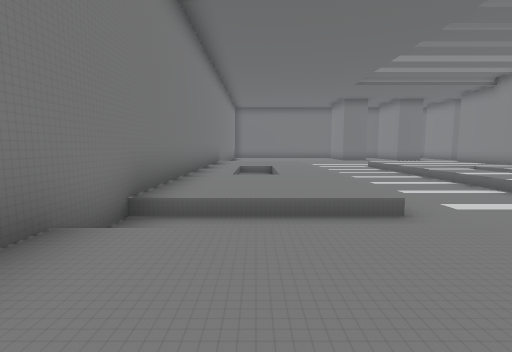
[1] (above)

19 first-person views from a walk through a 3-D level made in the Godot game engine. The camera is 1.3 m above the floor, tilts 6° down and sees 85° across. The floor is counted in squares, 2 m on a side. Each view is taken from the middle of a square. On the plan, view 1 faces up. The plan holds only what a view shows up to about 9 squares ahead; the rest is blank. The place goes on beyond the plan.

[2]
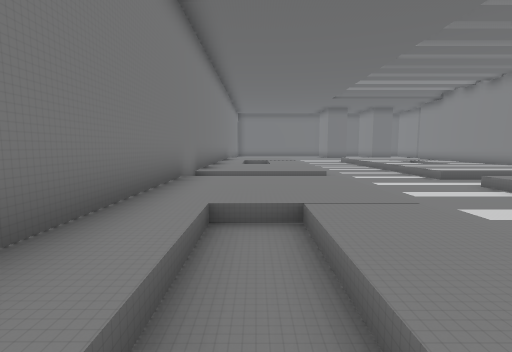

[3]
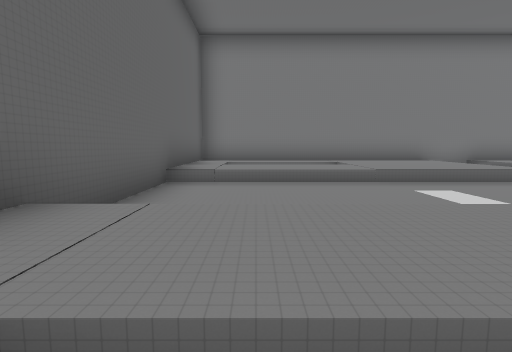

[4]
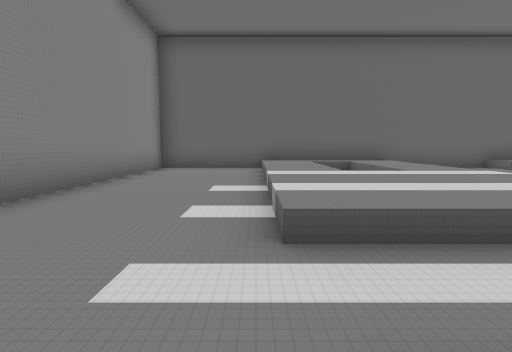

[5]
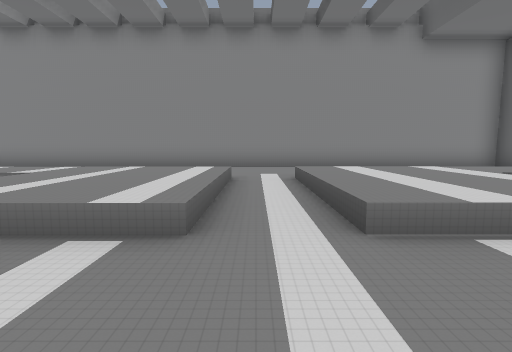

[6]
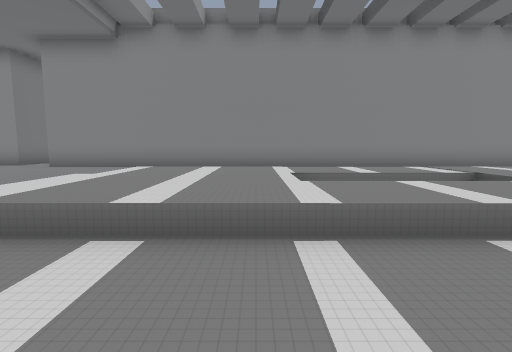

[7]
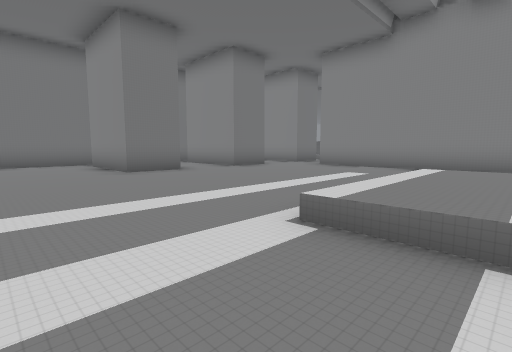

[8]
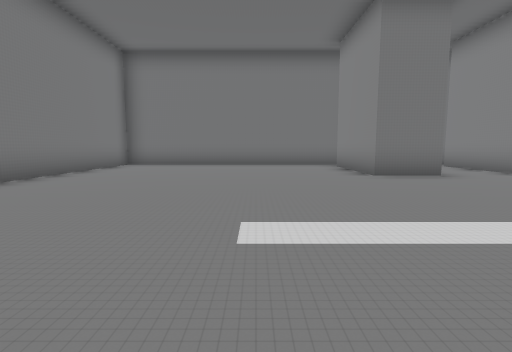

[9]
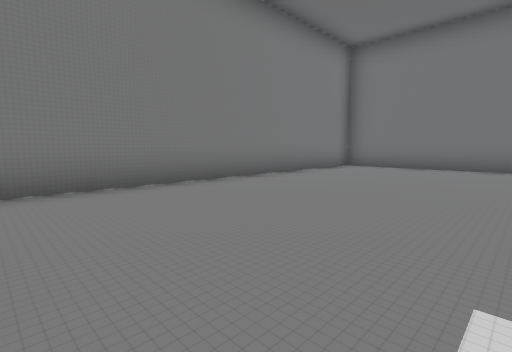

[10]
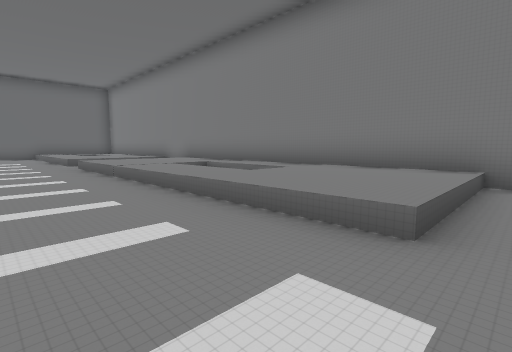

[11]
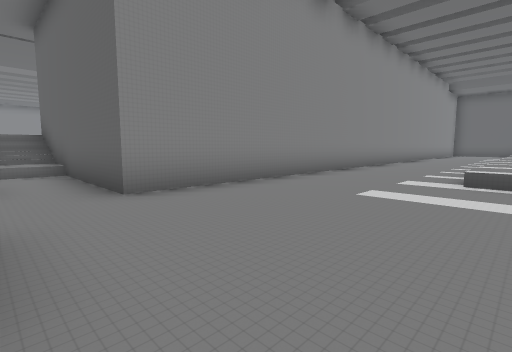

[12]
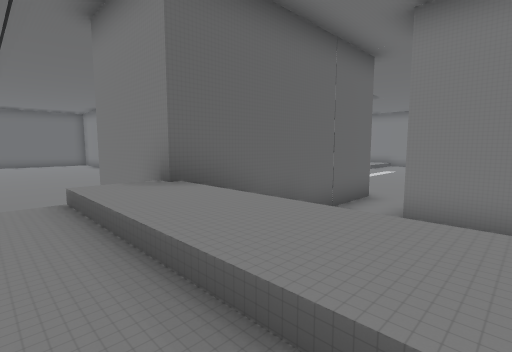

[13]
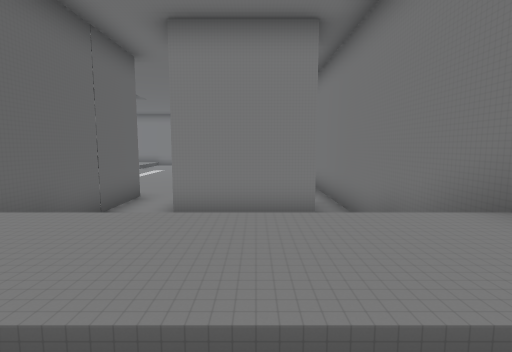

[14]
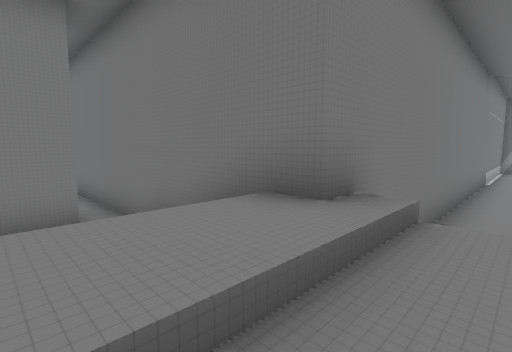

[15]
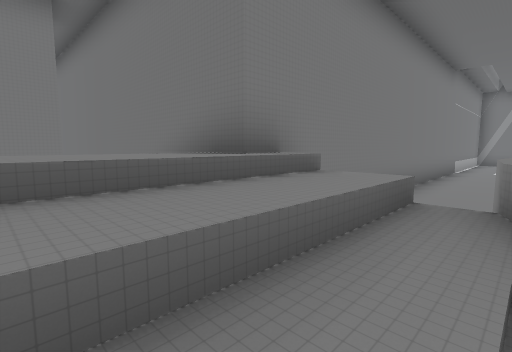

[16]
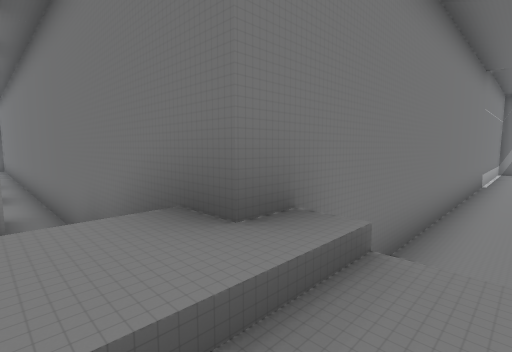

[17]
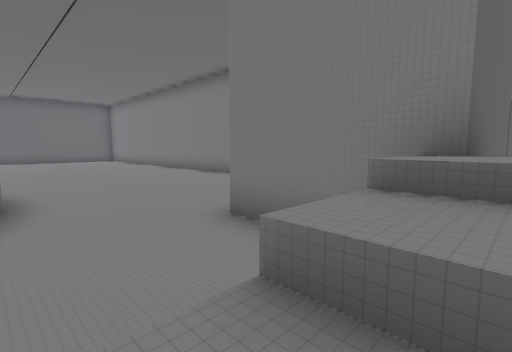

[18]
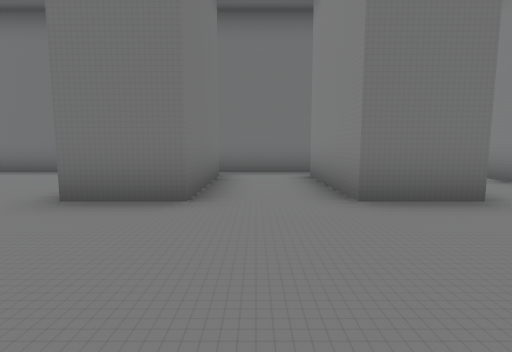

[19]
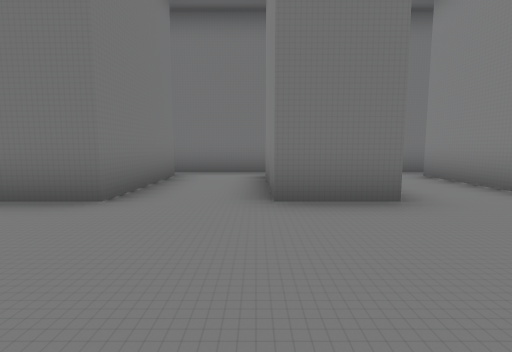

### Floor plan
Key: @ floor where view 1 was taken; # wall or solid block; . main floor; : floor 0.5 m higher than the main floor; + floor 1.5 m higher than the main floor; * floor 2 m higher than the main floor; / step, stairs or slope; ^ raised ledge.
Columns run from 2 left of view 1 to 21 right of it. Each row starts with its distance up from view 1.
 32                     #..
 31                     #..
 30                     #..
 29                     #..
 28                     #..
 27                     #..
 26                     #..
 25                     #..
 24                     #  ^
 23                     #..^
 22 #####################*+^
 21 #.......##.# ..##   /*//
 20 #.......##.#  .##   /*//
 19 #.......##.##..##   /*/
 18 #.................///*/
 17 #.................///*//
 16 #.............#######...
 15 #.............#     #...
 14 #.............#     #...
 13 #.............#    ....
 12 #:::/../:::/..#    ....^
 11 #:::/../:::/..#   .....^
 10 #:::/../:::/..#   .....^
  9 #: :/../:.:/..#   .....^
  8 #: :/../: :/..#    .....
  7 #: :/../: :/. #     ....
  6 #:::/../:::/  #      ..
  5 #:::/../:::/  #
  4 #:::/../:::/..#
  3 #.............#
  2 #////../////..#
  1 #:::/../:::/..#
  0 #:@:/../:::/..#
 -1 #:/:/../:/:/..#
 -2 #:.:/../: :/..#
 -3 #:.:/../:.:/..#
 -4 #:/:/../:/:/..#
 -5 ###############

Positions as (right, up) in squares from view 1, and headings:
1: (0, 0), facing up
2: (0, -4), facing up
3: (7, -3), facing left
4: (9, 4), facing down
5: (3, 3), facing right
6: (3, 10), facing right
7: (3, 11), facing up-right
8: (3, 12), facing up
9: (3, 13), facing up-left
10: (4, 13), facing down-left
11: (8, 18), facing down-right
12: (20, 20), facing down-left
13: (20, 20), facing left
14: (20, 20), facing up-left
15: (21, 20), facing up-left
16: (20, 21), facing up-left
17: (21, 17), facing down-left
18: (8, 15), facing up
19: (9, 15), facing up
